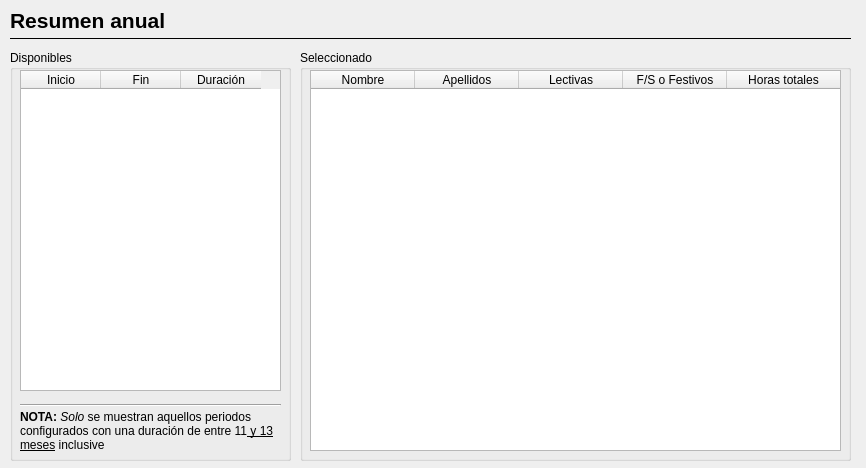
<?xml version="1.0" encoding="UTF-8"?>
<ui version="4.0">
 <class>Dialog</class>
 <widget class="QDialog" name="Dialog">
  <property name="geometry">
   <rect>
    <x>0</x>
    <y>0</y>
    <width>866</width>
    <height>468</height>
   </rect>
  </property>
  <property name="sizePolicy">
   <sizepolicy hsizetype="Fixed" vsizetype="Fixed">
    <horstretch>0</horstretch>
    <verstretch>0</verstretch>
   </sizepolicy>
  </property>
  <property name="minimumSize">
   <size>
    <width>866</width>
    <height>468</height>
   </size>
  </property>
  <property name="maximumSize">
   <size>
    <width>866</width>
    <height>468</height>
   </size>
  </property>
  <property name="windowTitle">
   <string>Resumen Anual</string>
  </property>
  <property name="windowIcon">
   <iconset>
    <normaloff>:/icons/graphics/icon.ico</normaloff>:/icons/graphics/icon.ico</iconset>
  </property>
  <widget class="QGroupBox" name="groupBox">
   <property name="geometry">
    <rect>
     <x>300</x>
     <y>50</y>
     <width>551</width>
     <height>411</height>
    </rect>
   </property>
   <property name="title">
    <string>Seleccionado</string>
   </property>
   <widget class="QTableWidget" name="resultsTable">
    <property name="enabled">
     <bool>true</bool>
    </property>
    <property name="geometry">
     <rect>
      <x>10</x>
      <y>20</y>
      <width>531</width>
      <height>381</height>
     </rect>
    </property>
    <property name="autoFillBackground">
     <bool>false</bool>
    </property>
    <property name="frameShape">
     <enum>QFrame::StyledPanel</enum>
    </property>
    <property name="frameShadow">
     <enum>QFrame::Plain</enum>
    </property>
    <property name="autoScrollMargin">
     <number>16</number>
    </property>
    <property name="alternatingRowColors">
     <bool>true</bool>
    </property>
    <property name="selectionMode">
     <enum>QAbstractItemView::SingleSelection</enum>
    </property>
    <property name="selectionBehavior">
     <enum>QAbstractItemView::SelectRows</enum>
    </property>
    <property name="showGrid">
     <bool>true</bool>
    </property>
    <property name="gridStyle">
     <enum>Qt::SolidLine</enum>
    </property>
    <property name="sortingEnabled">
     <bool>true</bool>
    </property>
    <attribute name="horizontalHeaderDefaultSectionSize">
     <number>104</number>
    </attribute>
    <attribute name="horizontalHeaderStretchLastSection">
     <bool>true</bool>
    </attribute>
    <attribute name="verticalHeaderVisible">
     <bool>true</bool>
    </attribute>
    <attribute name="verticalHeaderDefaultSectionSize">
     <number>22</number>
    </attribute>
    <attribute name="verticalHeaderMinimumSectionSize">
     <number>15</number>
    </attribute>
    <attribute name="verticalHeaderStretchLastSection">
     <bool>false</bool>
    </attribute>
    <column>
     <property name="text">
      <string>Nombre</string>
     </property>
    </column>
    <column>
     <property name="text">
      <string>Apellidos</string>
     </property>
    </column>
    <column>
     <property name="text">
      <string>Lectivas</string>
     </property>
    </column>
    <column>
     <property name="text">
      <string>F/S o Festivos</string>
     </property>
    </column>
    <column>
     <property name="text">
      <string>Horas totales</string>
     </property>
    </column>
   </widget>
  </widget>
  <widget class="Line" name="line">
   <property name="geometry">
    <rect>
     <x>10</x>
     <y>30</y>
     <width>841</width>
     <height>16</height>
    </rect>
   </property>
   <property name="frameShadow">
    <enum>QFrame::Plain</enum>
   </property>
   <property name="orientation">
    <enum>Qt::Horizontal</enum>
   </property>
  </widget>
  <widget class="QLabel" name="label_5">
   <property name="geometry">
    <rect>
     <x>10</x>
     <y>10</y>
     <width>161</width>
     <height>21</height>
    </rect>
   </property>
   <property name="font">
    <font>
     <pointsize>16</pointsize>
     <weight>75</weight>
     <bold>true</bold>
    </font>
   </property>
   <property name="text">
    <string>Resumen anual</string>
   </property>
  </widget>
  <widget class="QGroupBox" name="groupBox_2">
   <property name="geometry">
    <rect>
     <x>10</x>
     <y>50</y>
     <width>281</width>
     <height>411</height>
    </rect>
   </property>
   <property name="title">
    <string>Disponibles</string>
   </property>
   <widget class="QTableWidget" name="periodosTable">
    <property name="geometry">
     <rect>
      <x>10</x>
      <y>20</y>
      <width>261</width>
      <height>321</height>
     </rect>
    </property>
    <property name="alternatingRowColors">
     <bool>true</bool>
    </property>
    <property name="selectionBehavior">
     <enum>QAbstractItemView::SelectRows</enum>
    </property>
    <attribute name="horizontalHeaderDefaultSectionSize">
     <number>80</number>
    </attribute>
    <attribute name="verticalHeaderVisible">
     <bool>true</bool>
    </attribute>
    <attribute name="verticalHeaderStretchLastSection">
     <bool>false</bool>
    </attribute>
    <column>
     <property name="text">
      <string>Inicio</string>
     </property>
    </column>
    <column>
     <property name="text">
      <string>Fin</string>
     </property>
    </column>
    <column>
     <property name="text">
      <string>Duración</string>
     </property>
    </column>
   </widget>
   <widget class="QLabel" name="label_8">
    <property name="geometry">
     <rect>
      <x>10</x>
      <y>360</y>
      <width>261</width>
      <height>41</height>
     </rect>
    </property>
    <property name="text">
     <string>&lt;html&gt;&lt;head/&gt;&lt;body&gt;&lt;p&gt;&lt;span style=&quot; font-weight:600;&quot;&gt;NOTA: &lt;/span&gt;&lt;span style=&quot; font-style:italic;&quot;&gt;Solo&lt;/span&gt; se muestran aquellos periodos configurados con una duración de entre 11&lt;span style=&quot; text-decoration: underline;&quot;&gt; y 13 meses&lt;/span&gt; inclusive&lt;/p&gt;&lt;/body&gt;&lt;/html&gt;</string>
    </property>
    <property name="wordWrap">
     <bool>true</bool>
    </property>
   </widget>
   <widget class="Line" name="line_3">
    <property name="geometry">
     <rect>
      <x>10</x>
      <y>340</y>
      <width>261</width>
      <height>31</height>
     </rect>
    </property>
    <property name="orientation">
     <enum>Qt::Horizontal</enum>
    </property>
   </widget>
  </widget>
 </widget>
 <resources>
  <include location="../main.qrc"/>
 </resources>
 <connections/>
</ui>
